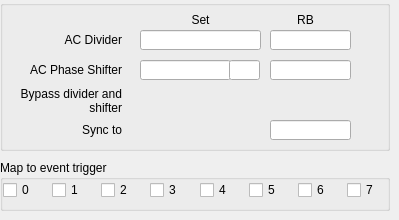
<?xml version="1.0" encoding="UTF-8"?>
<ui version="4.0">
 <class>Form</class>
 <widget class="QWidget" name="Form">
  <property name="geometry">
   <rect>
    <x>0</x>
    <y>0</y>
    <width>399</width>
    <height>220</height>
   </rect>
  </property>
  <property name="windowTitle">
   <string>Form</string>
  </property>
  <widget class="QGroupBox" name="groupBox">
   <property name="geometry">
    <rect>
     <x>0</x>
     <y>0</y>
     <width>390</width>
     <height>151</height>
    </rect>
   </property>
   <property name="title">
    <string/>
   </property>
   <widget class="QLabel" name="label_30">
    <property name="geometry">
     <rect>
      <x>140</x>
      <y>10</y>
      <width>121</width>
      <height>20</height>
     </rect>
    </property>
    <property name="text">
     <string>Set</string>
    </property>
    <property name="alignment">
     <set>Qt::AlignCenter</set>
    </property>
   </widget>
   <widget class="QLabel" name="label_29">
    <property name="geometry">
     <rect>
      <x>270</x>
      <y>10</y>
      <width>71</width>
      <height>20</height>
     </rect>
    </property>
    <property name="text">
     <string>RB</string>
    </property>
    <property name="alignment">
     <set>Qt::AlignCenter</set>
    </property>
   </widget>
   <widget class="QLabel" name="label">
    <property name="geometry">
     <rect>
      <x>1</x>
      <y>30</y>
      <width>121</width>
      <height>20</height>
     </rect>
    </property>
    <property name="text">
     <string>AC Divider</string>
    </property>
    <property name="alignment">
     <set>Qt::AlignRight|Qt::AlignTrailing|Qt::AlignVCenter</set>
    </property>
   </widget>
   <widget class="QLabel" name="label_2">
    <property name="geometry">
     <rect>
      <x>1</x>
      <y>60</y>
      <width>121</width>
      <height>20</height>
     </rect>
    </property>
    <property name="text">
     <string>AC Phase Shifter</string>
    </property>
    <property name="alignment">
     <set>Qt::AlignRight|Qt::AlignTrailing|Qt::AlignVCenter</set>
    </property>
   </widget>
   <widget class="caTextEntry" name="catextentry_2">
    <property name="geometry">
     <rect>
      <x>140</x>
      <y>60</y>
      <width>91</width>
      <height>20</height>
     </rect>
    </property>
    <property name="channel" stdset="0">
     <string notr="true">$(SYS)-$(DEVICE):AcTrig-Phase-SP</string>
    </property>
    <property name="background">
     <color>
      <red>212</red>
      <green>219</green>
      <blue>157</blue>
     </color>
    </property>
    <property name="colorMode">
     <enum>caLineEdit::Alarm_Default</enum>
    </property>
   </widget>
   <widget class="caLineEdit" name="calineedit_9">
    <property name="geometry">
     <rect>
      <x>270</x>
      <y>60</y>
      <width>81</width>
      <height>20</height>
     </rect>
    </property>
    <property name="alignment">
     <set>Qt::AlignLeading|Qt::AlignLeft|Qt::AlignVCenter</set>
    </property>
    <property name="channel" stdset="0">
     <string notr="true">$(SYS)-$(DEVICE):AcTrig-Phase-RB</string>
    </property>
    <property name="colorMode">
     <enum>caLineEdit::Alarm_Default</enum>
    </property>
    <property name="unitsEnabled">
     <bool>true</bool>
    </property>
   </widget>
   <widget class="caChoice" name="cachoice">
    <property name="geometry">
     <rect>
      <x>140</x>
      <y>90</y>
      <width>121</width>
      <height>20</height>
     </rect>
    </property>
    <property name="toolTip">
     <string>Reverses the output polarity. When set, changes the output from normally low to normally high.</string>
    </property>
    <property name="channel" stdset="0">
     <string notr="true">$(SYS)-$(DEVICE):AcTrig-Bypass-Sel</string>
    </property>
    <property name="foreground">
     <color>
      <red>0</red>
      <green>0</green>
      <blue>0</blue>
     </color>
    </property>
    <property name="background">
     <color>
      <red>212</red>
      <green>219</green>
      <blue>157</blue>
     </color>
    </property>
    <property name="bordercolor">
     <color>
      <red>0</red>
      <green>0</green>
      <blue>0</blue>
     </color>
    </property>
    <property name="colorMode">
     <enum>caChoice::Static</enum>
    </property>
    <property name="stackingMode" stdset="0">
     <enum>caChoice::Column</enum>
    </property>
    <property name="endBit">
     <number>1</number>
    </property>
   </widget>
   <widget class="QLabel" name="label_3">
    <property name="geometry">
     <rect>
      <x>1</x>
      <y>85</y>
      <width>121</width>
      <height>31</height>
     </rect>
    </property>
    <property name="text">
     <string>Bypass divider and shifter</string>
    </property>
    <property name="alignment">
     <set>Qt::AlignRight|Qt::AlignTrailing|Qt::AlignVCenter</set>
    </property>
    <property name="wordWrap">
     <bool>true</bool>
    </property>
   </widget>
   <widget class="caLed" name="caled_2">
    <property name="geometry">
     <rect>
      <x>270</x>
      <y>90</y>
      <width>20</width>
      <height>20</height>
     </rect>
    </property>
    <property name="toolTip">
     <string>Master enable for the EVR. If not set then very little will happen.</string>
    </property>
    <property name="rectangular">
     <bool>false</bool>
    </property>
    <property name="channel" stdset="0">
     <string notr="true">$(SYS)-$(DEVICE):AcTrig-Bypass-RB</string>
    </property>
    <property name="falseColor">
     <color>
      <red>218</red>
      <green>218</green>
      <blue>218</blue>
     </color>
    </property>
    <property name="trueColor">
     <color>
      <red>0</red>
      <green>205</green>
      <blue>0</blue>
     </color>
    </property>
    <property name="undefinedColor">
     <color>
      <red>255</red>
      <green>255</green>
      <blue>255</blue>
     </color>
    </property>
   </widget>
   <widget class="QLabel" name="label_4">
    <property name="geometry">
     <rect>
      <x>1</x>
      <y>120</y>
      <width>121</width>
      <height>20</height>
     </rect>
    </property>
    <property name="text">
     <string>Sync to</string>
    </property>
    <property name="alignment">
     <set>Qt::AlignRight|Qt::AlignTrailing|Qt::AlignVCenter</set>
    </property>
   </widget>
   <widget class="caChoice" name="cachoice_2">
    <property name="geometry">
     <rect>
      <x>140</x>
      <y>120</y>
      <width>121</width>
      <height>20</height>
     </rect>
    </property>
    <property name="toolTip">
     <string>Reverses the output polarity. When set, changes the output from normally low to normally high.</string>
    </property>
    <property name="channel" stdset="0">
     <string notr="true">$(SYS)-$(DEVICE):AcTrig-SyncSrc-Sel</string>
    </property>
    <property name="foreground">
     <color>
      <red>0</red>
      <green>0</green>
      <blue>0</blue>
     </color>
    </property>
    <property name="background">
     <color>
      <red>212</red>
      <green>219</green>
      <blue>157</blue>
     </color>
    </property>
    <property name="bordercolor">
     <color>
      <red>0</red>
      <green>0</green>
      <blue>0</blue>
     </color>
    </property>
    <property name="colorMode">
     <enum>caChoice::Static</enum>
    </property>
    <property name="stackingMode" stdset="0">
     <enum>caChoice::Column</enum>
    </property>
    <property name="endBit">
     <number>1</number>
    </property>
   </widget>
   <widget class="caLineEdit" name="calineedit_10">
    <property name="geometry">
     <rect>
      <x>270</x>
      <y>120</y>
      <width>81</width>
      <height>20</height>
     </rect>
    </property>
    <property name="alignment">
     <set>Qt::AlignLeading|Qt::AlignLeft|Qt::AlignVCenter</set>
    </property>
    <property name="channel" stdset="0">
     <string notr="true">$(SYS)-$(DEVICE):AcTrig-SyncSrc-RB</string>
    </property>
   </widget>
   <widget class="caLineEdit" name="calineedit_11">
    <property name="geometry">
     <rect>
      <x>229</x>
      <y>60</y>
      <width>31</width>
      <height>20</height>
     </rect>
    </property>
    <property name="alignment">
     <set>Qt::AlignLeading|Qt::AlignLeft|Qt::AlignVCenter</set>
    </property>
    <property name="channel" stdset="0">
     <string notr="true">$(SYS)-$(DEVICE):AcTrig-Phase-SP.EGU</string>
    </property>
    <property name="unitsEnabled">
     <bool>true</bool>
    </property>
   </widget>
   <widget class="caLineEdit" name="calineedit_8">
    <property name="geometry">
     <rect>
      <x>270</x>
      <y>30</y>
      <width>81</width>
      <height>20</height>
     </rect>
    </property>
    <property name="alignment">
     <set>Qt::AlignLeading|Qt::AlignLeft|Qt::AlignVCenter</set>
    </property>
    <property name="channel" stdset="0">
     <string notr="true">$(SYS)-$(DEVICE):AcTrig-Divider-RB</string>
    </property>
    <property name="colorMode">
     <enum>caLineEdit::Alarm_Default</enum>
    </property>
   </widget>
   <widget class="caTextEntry" name="catextentry">
    <property name="geometry">
     <rect>
      <x>140</x>
      <y>30</y>
      <width>121</width>
      <height>20</height>
     </rect>
    </property>
    <property name="channel" stdset="0">
     <string notr="true">$(SYS)-$(DEVICE):AcTrig-Divider-SP</string>
    </property>
    <property name="background">
     <color>
      <red>212</red>
      <green>219</green>
      <blue>157</blue>
     </color>
    </property>
    <property name="colorMode">
     <enum>caLineEdit::Alarm_Default</enum>
    </property>
   </widget>
  </widget>
  <widget class="QGroupBox" name="groupBox_2">
   <property name="geometry">
    <rect>
     <x>0</x>
     <y>160</y>
     <width>390</width>
     <height>51</height>
    </rect>
   </property>
   <property name="title">
    <string>Map to event trigger</string>
   </property>
   <widget class="caToggleButton" name="catogglebutton_8">
    <property name="geometry">
     <rect>
      <x>249</x>
      <y>20</y>
      <width>40</width>
      <height>20</height>
     </rect>
    </property>
    <property name="text">
     <string>5</string>
    </property>
    <property name="channel" stdset="0">
     <string notr="true">$(SYS)-$(DEVICE):AcTrig-TrigSrc5-SP</string>
    </property>
   </widget>
   <widget class="caToggleButton" name="catogglebutton_10">
    <property name="geometry">
     <rect>
      <x>347</x>
      <y>20</y>
      <width>41</width>
      <height>20</height>
     </rect>
    </property>
    <property name="text">
     <string>7</string>
    </property>
    <property name="channel" stdset="0">
     <string notr="true">$(SYS)-$(DEVICE):AcTrig-TrigSrc7-SP</string>
    </property>
   </widget>
   <widget class="caToggleButton" name="catogglebutton_4">
    <property name="geometry">
     <rect>
      <x>52</x>
      <y>20</y>
      <width>40</width>
      <height>20</height>
     </rect>
    </property>
    <property name="text">
     <string>1</string>
    </property>
    <property name="channel" stdset="0">
     <string notr="true">$(SYS)-$(DEVICE):AcTrig-TrigSrc1-SP</string>
    </property>
   </widget>
   <widget class="caToggleButton" name="catogglebutton_9">
    <property name="geometry">
     <rect>
      <x>298</x>
      <y>20</y>
      <width>40</width>
      <height>20</height>
     </rect>
    </property>
    <property name="text">
     <string>6</string>
    </property>
    <property name="channel" stdset="0">
     <string notr="true">$(SYS)-$(DEVICE):AcTrig-TrigSrc6-SP</string>
    </property>
   </widget>
   <widget class="caToggleButton" name="catogglebutton_2">
    <property name="geometry">
     <rect>
      <x>3</x>
      <y>20</y>
      <width>40</width>
      <height>20</height>
     </rect>
    </property>
    <property name="text">
     <string>0</string>
    </property>
    <property name="channel" stdset="0">
     <string notr="true">$(SYS)-$(DEVICE):AcTrig-TrigSrc0-SP</string>
    </property>
   </widget>
   <widget class="caToggleButton" name="catogglebutton_7">
    <property name="geometry">
     <rect>
      <x>200</x>
      <y>20</y>
      <width>40</width>
      <height>20</height>
     </rect>
    </property>
    <property name="text">
     <string>4</string>
    </property>
    <property name="channel" stdset="0">
     <string notr="true">$(SYS)-$(DEVICE):AcTrig-TrigSrc4-SP</string>
    </property>
   </widget>
   <widget class="caToggleButton" name="catogglebutton_5">
    <property name="geometry">
     <rect>
      <x>101</x>
      <y>20</y>
      <width>40</width>
      <height>20</height>
     </rect>
    </property>
    <property name="text">
     <string>2</string>
    </property>
    <property name="channel" stdset="0">
     <string notr="true">$(SYS)-$(DEVICE):AcTrig-TrigSrc2-SP</string>
    </property>
   </widget>
   <widget class="caToggleButton" name="catogglebutton_6">
    <property name="geometry">
     <rect>
      <x>150</x>
      <y>20</y>
      <width>40</width>
      <height>20</height>
     </rect>
    </property>
    <property name="text">
     <string>3</string>
    </property>
    <property name="channel" stdset="0">
     <string notr="true">$(SYS)-$(DEVICE):AcTrig-TrigSrc3-SP</string>
    </property>
   </widget>
  </widget>
 </widget>
 <customwidgets>
  <customwidget>
   <class>caChoice</class>
   <extends>QWidget</extends>
   <header>caChoice</header>
  </customwidget>
  <customwidget>
   <class>caTextEntry</class>
   <extends>caLineEdit</extends>
   <header>caTextEntry</header>
  </customwidget>
  <customwidget>
   <class>caToggleButton</class>
   <extends>QCheckBox</extends>
   <header>caToggleButton</header>
  </customwidget>
  <customwidget>
   <class>caLed</class>
   <extends>QWidget</extends>
   <header>caLed</header>
  </customwidget>
  <customwidget>
   <class>caLineEdit</class>
   <extends>QLineEdit</extends>
   <header>caLineEdit</header>
  </customwidget>
 </customwidgets>
 <resources/>
 <connections/>
</ui>
